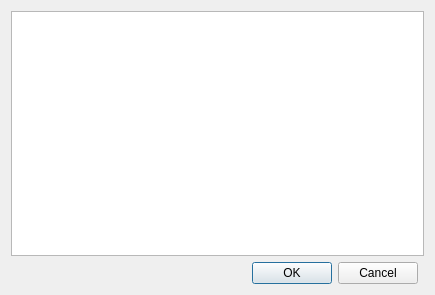
<?xml version="1.0" encoding="UTF-8"?>
<ui version="4.0">
 <class>ICPluginDialog</class>
 <widget class="QDialog" name="ICPluginDialog">
  <property name="geometry">
   <rect>
    <x>0</x>
    <y>0</y>
    <width>435</width>
    <height>295</height>
   </rect>
  </property>
  <property name="windowTitle">
   <string>Load Input Plugin</string>
  </property>
  <layout class="QGridLayout" name="gridLayout">
   <item row="1" column="0">
    <widget class="QDialogButtonBox" name="buttonbox">
     <property name="standardButtons">
      <set>QDialogButtonBox::Cancel|QDialogButtonBox::Ok</set>
     </property>
    </widget>
   </item>
   <item row="0" column="0" colspan="2">
    <widget class="ICListPlugin" name="list_plugins"/>
   </item>
  </layout>
 </widget>
 <customwidgets>
  <customwidget>
   <class>ICListPlugin</class>
   <extends>QListWidget</extends>
   <header>plugin_dialog</header>
   <slots>
    <signal>itemSelected(bool)</signal>
   </slots>
  </customwidget>
 </customwidgets>
 <resources/>
 <connections/>
</ui>
